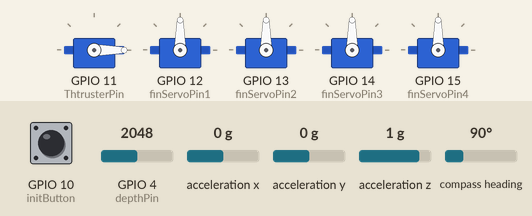
Recording of a program running on a simulated ESP32-S3. Parts: 5 × servo. Inputs (shaded band) come from the test bench; at power-on: GPIO 10 (initButton) LOW, acceleration x 0 g, acceleration y 0 g, acceleration z 1 g, compass heading 90°, GPIO 4 (depthPin) = 2048. What the program prints to the serial monitor is not drawn.

Above: at 1.2 s.
1.3 s: GPIO 10 (initButton) pulled HIGH for 0.15 s
At 2.6 s:
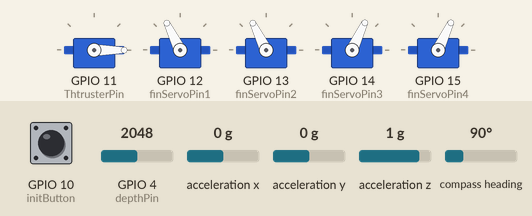
4.4 s: acceleration x set to -1.4 g
At 5.2 s:
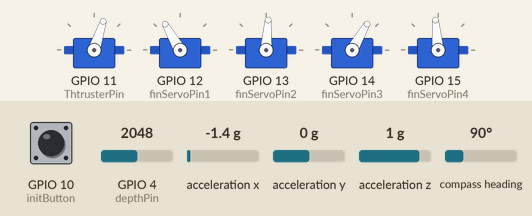
7.4 s: acceleration y set to -1.4 g
At 9.6 s:
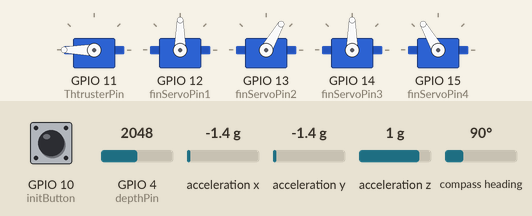
10.0 s: acceleration z set to -1.4 g
At 10.7 s:
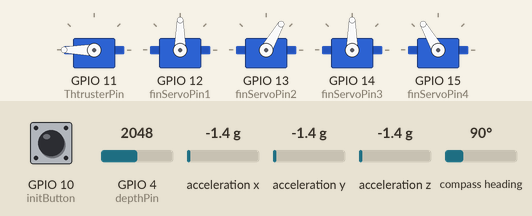
11.5 s: compass heading set to 7°
At 12.4 s:
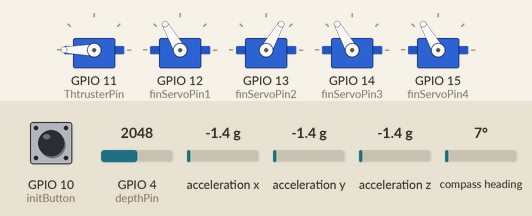
13.0 s: acceleration x set to -0.8 g
At 42.7 s:
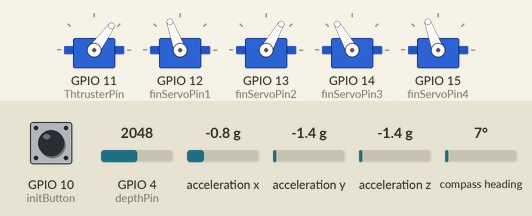
Timing chart, 0 to 43.0 s (numbered marks = the images above; inputs shaded):
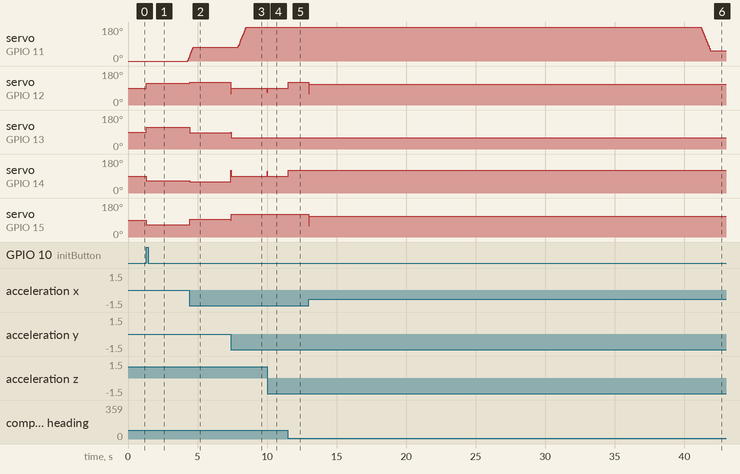

The program:

main.cpp
```cpp
// =====================================================================
//  Subrocket controller - WORK IN PROGRESS (not a working mission yet)
//
//  Target: ESP32-S3 (Arduino framework / PlatformIO)
//  Libraries: TaskScheduler, Adafruit BNO055, Adafruit Unified Sensor, ESP32Servo
//
//  STATUS
//    - Syntax-checked on a PC with stub headers only. NOT yet built with the
//      real libraries and NOT yet run on hardware.
//    - Gains, mixer signs, ESC pulse range and axis mapping are starting
//      values and must be verified on the bench (propeller removed).
//
//  KNOWN ISSUES
//    1. updateFins(): the servo write is a placeholder. Servos are not attached,
//       so the fins do not move yet.
//    2. readDepth(): the map() line collapses the value to ~0 (integer math and
//       wrong input range). Depth always reads 0 until it is removed or replaced
//       with the real sensor conversion.
//    3. calcEstDistance(): placeholder with a fixed 1.5 m/s. Distance only grows,
//       so state 5 (return to start zone) can never be reached without forcing it.
//    4. updateState(), state 3 -> 4: uses an absolute heading (yaw >= 180). It must
//       become "heading ramp finished and heading error small", relative to yaw0.
//    5. updateState(), state 5: disarmThrusters() and safeZoneProtocol() run every
//       20 ms, so "Mission Completed" repeats and delay(100) blocks the scheduler.
//       The final actions must run once.
//    6. readIMU() / readDepth() / calcEstDistance() print at 5-50 Hz and flood
//       the serial port. Move them to one slow debug task.
//    7. No failsafe yet: no IMU timeout, depth limit or mission timeout. No
//       check that bno.begin() succeeded.
//    8. safeZoneProtocol() contains delay(100).
//
//  Pitch/roll axis assignment of the BNO055 depends on how the board is mounted.
// =====================================================================

#include <Arduino.h>
#include <TaskScheduler.h>

#include <Wire.h>
#include <Adafruit_Sensor.h>
#include <Adafruit_BNO055.h>
#include <utility/imumaths.h>
#include <ESP32Servo.h>   // generates the 50 Hz ESC pulse on the thruster pin

Adafruit_BNO055 bno = Adafruit_BNO055(55);

int depthPin = 4; // Analog pin for depth sensor (potentiometer)
int initButton = 10; // Digital pin for initialization button

int ThtrusterPin = 11; // Digital pin for thruster control (PWM)
int finServoPin1 = 12; // Digital pin for fin servo control (PWM)
int finServoPin2 = 13; // Digital pin for second fin servo control (PWM)
int finServoPin3 = 14; // Digital pin for third fin servo control (PWM)
int finServoPin4 = 15; // Digital pin for fourth fin servo control (PWM)

bool  isInitialized = false;
float pitch, roll, yaw;
float depth;

float cruiseSpeed = 0.0f;
float lastDistance = 0.0;
int   missionState = 0;

//////////////// PID / FIN CONTROL (NEW) ////////////////
// Generic PID: input = error (target - measured) and dt in seconds, output = correction.
struct PID {
  float kp, ki, kd;
  float iLimit;     // max |integral|
  float outLimit;   // max |output|
  float integral = 0.0f;
  float prevErr  = 0.0f;
  bool  first    = true;

  PID(float p, float i, float d, float il, float ol)
    : kp(p), ki(i), kd(d), iLimit(il), outLimit(ol) {}

  void reset() { integral = 0.0f; prevErr = 0.0f; first = true; }

  float update(float err, float dt) {
    integral += err * dt;
    if (integral >  iLimit) integral =  iLimit;   // anti-windup
    if (integral < -iLimit) integral = -iLimit;

    float d = first ? 0.0f : (err - prevErr) / dt;
    first = false;
    prevErr = err;

    float out = kp * err + ki * integral + kd * d;
    if (out >  outLimit) out =  outLimit;
    if (out < -outLimit) out = -outLimit;
    return out;
  }
};

// Angle helpers
static float wrap180(float a) {            // -> (-180, 180]
  a = fmodf(a + 180.0f, 360.0f);
  if (a < 0) a += 360.0f;
  return a - 180.0f;
}
static float wrap360(float a) {            // -> [0, 360)
  a = fmodf(a, 360.0f);
  if (a < 0) a += 360.0f;
  return a;
}

// Targets / limits
const float DEPTH_START_M    = 2.0f;    // depth target during the first 10 m (state 1). ASSUMPTION: dive to 2 m right away
const float DEPTH_CRUISE_M   = 2.0f;    // depth target for the 50 m run, the turn and the return (states 2, 3, 4)
const float PITCH_LIMIT_DEG  = 20.0f;   // max pitch the depth loop may ask for
const float TURN_RATE_DEG_S  = 30.0f;   // heading setpoint ramp speed in state 3
const float FIN_CENTER_DEG   = 90.0f;   // servo neutral
const float FIN_MAX_DEG      = 30.0f;   // max deflection each way from neutral

// Gains are STARTING VALUES only, tune on the bench / pool (pitch first, then depth, then heading, then roll)
PID pidDepth  (15.0f, 0.5f,  0.0f,  5.0f, PITCH_LIMIT_DEG); // depth error [m]   -> pitch setpoint [deg]
PID pidPitch  (0.04f, 0.005f, 0.01f, 10.0f, 1.0f);          // pitch error [deg] -> pitch command  (-1..1)
PID pidHeading(0.02f, 0.0f,  0.01f, 10.0f, 1.0f);           // yaw error [deg]   -> yaw command    (-1..1)
PID pidRoll   (0.03f, 0.0f,  0.005f, 10.0f, 1.0f);          // roll error [deg]  -> roll command   (-1..1)

float yaw0 = 0.0f;          // outbound heading, captured when the mission starts
bool  yaw0Set = false;
float turnRampDeg = 0.0f;   // 0 -> 180 during state 3
float headingSP = 0.0f;     // absolute heading setpoint [deg]
float pitchSP = 0.0f;       // pitch setpoint from the depth loop [deg]

float pitchCmd = 0.0f, yawCmd = 0.0f, rollCmd = 0.0f;   // normalized -1..1
Servo fins[4];                                           // fin servos (ESP32Servo)
int   finPins[4] = {finServoPin1, finServoPin2, finServoPin3, finServoPin4};
const int FIN_PULSE_MIN_US = 500;    // TODO: check your servo datasheet (many use 1000..2000)
const int FIN_PULSE_MAX_US = 2400;
void initFins();
float finAngle[4] = {90.0f, 90.0f, 90.0f, 90.0f};       // final servo angles [deg]

// X-tail mixer. Columns: {pitch, yaw, roll}. Rows: fin 1..4.
// TODO: verify the signs by moving the fins on the bench; flip a sign if a fin moves the wrong way.
const int MIX[4][3] = {
  {+1, +1, +1},
  {+1, -1, -1},
  {-1, +1, -1},
  {-1, -1, +1},
};
//////////////// END NEW ////////////////

//////////////// THRUSTER (NEW) ////////////////
// One motor driven by an ESC through one PWM pin (servo-style pulse, 50 Hz).
// TODO: set these two for YOUR ESC.
//   bidirectional ESC (e.g. T200 Basic ESC): STOP = 1500, MAX = 1900
//   forward-only ESC:                        STOP = 1000, MAX = 2000
const int      ESC_STOP_US = 1000;    // pulse width = zero thrust (Hobbywing Skywalker, forward-only)
const int      ESC_MAX_US  = 2000;    // pulse width = full forward thrust
const uint32_t ESC_ARM_MS  = 3000;    // hold the stop pulse this long so the ESC arms

const float THRUST_START = 0.40f;     // state 1: first 10 m (soft start)
const float THRUST_FULL  = 1.00f;     // states 2 and 4
const float THRUST_TURN  = 0.30f;     // state 3: slow down for the turn
const float THRUST_SLEW_PER_S = 1.0f; // max thrust change per second (limits current spikes)

Servo thruster;
bool     thrustersArmed  = false;     // true only after the arming time has passed
bool     thrusterArming  = false;     // arming in progress
uint32_t armStartMs      = 0;
float    thrustTarget    = 0.0f;      // wanted thrust 0..1
float    thrustApplied   = 0.0f;      // thrust actually sent to the ESC 0..1

void initThruster();
void writeThruster(float cmd01);
//////////////// END NEW ////////////////

void readIMU();
void readDepth();

void filterSensors();

void calcEstDistance();

void armThrusters();
void disarmThrusters();

void calculatePID();
void updateThrusters();
void updateFins();

void updateState();


//void checkHealth();

void safeZoneProtocol();

Scheduler scheduler;

Task taskReadIMU(20, TASK_FOREVER, &readIMU);
Task taskReadDepth(50, TASK_FOREVER, &readDepth);

Task taskUpdateDistance(100, TASK_FOREVER, &calcEstDistance);
//Task taskFilter(20, TASK_FOREVER, &filterSensors);

Task taskUpdateState(20, TASK_FOREVER, &updateState);
Task taskArmThrusters(100, TASK_ONCE, &armThrusters);
Task taskDisarmThrusters(100, TASK_ONCE, &disarmThrusters);

Task taskCalcPID(20, TASK_FOREVER, &calculatePID);
Task taskUpdateFins(20, TASK_FOREVER, &updateFins);
Task taskUpdateThrusters(20, TASK_FOREVER, &updateThrusters);

//Task taskHealthCheck(200, TASK_FOREVER, &checkHealth);

////////////////SET UP////////////////
void setup() {
  initThruster();   // first thing: the ESC must see a stop pulse from power-up
  initFins();       // fins to neutral (90 deg) from power-up

  scheduler.init();

  scheduler.addTask(taskReadIMU);
  scheduler.addTask(taskReadDepth);
  scheduler.addTask(taskUpdateDistance);
   //scheduler.addTask(taskFilter);

  scheduler.addTask(taskArmThrusters);//ONCE
  scheduler.addTask(taskUpdateState);

  scheduler.addTask(taskCalcPID);
  scheduler.addTask(taskUpdateThrusters);
  scheduler.addTask(taskUpdateFins);
  //scheduler.addTask(taskHealthCheck);

  taskReadIMU.enable();
  taskReadDepth.enable();
  taskUpdateState.enable();
  //taskFilter.enable();
  //taskControl.enable();
  taskCalcPID.enable();
  taskUpdateFins.enable();
  taskUpdateThrusters.enable();
  //taskHealthCheck.enable();

  bno.begin();
  bno.setExtCrystalUse(true);

  pinMode(depthPin, INPUT);
  pinMode(initButton, INPUT_PULLDOWN);

  Serial.begin(115200);
}

////////////////LOOP////////////////
void loop() {
  if (isInitialized == false) {
    if (digitalRead(initButton) == HIGH) {
      isInitialized = true;
      Serial.println("System Initialized");
    }
  }

  scheduler.execute();
}


void readIMU(){
  sensors_event_t event;
  bno.getEvent(&event);

  yaw   = event.orientation.x; // 0 - 360 derece
  roll  = event.orientation.y; // -90 / +90
  pitch = event.orientation.z; // -180 / +180
  Serial.print("Pitch: "); Serial.print(pitch);
  Serial.print(" Roll: "); Serial.print(roll);
  Serial.print(" Yaw: "); Serial.println(yaw);
}
void readDepth(){
  // Placeholder for depth reading code
  // After deciding on the depth sensor, implement the reading logic here
  // Simulate depth reading
  depth = (analogRead(depthPin) / 4095.0f) * 10.0f;
  depth = map(depth, 0, 1023, 0, 10); // Replace with actual depth reading logic
  Serial.print("Depth: "); Serial.println(depth);
}
void calcEstDistance(){
  float currentDistance = lastDistance; // Placeholder for current distance calculation
  // Placeholder for distance calculation code
  // Implement the logic to calculate distance based on sensor readings
  // Simulate distance calculation

  //ADD TURNING BACK LOGIC AND MINUS DISTANCE WHEN TURNING BACK !!!!!!!!!!!
  cruiseSpeed = 1.5f; // Replace with actual distance calculation logic
  lastDistance = currentDistance + cruiseSpeed * 0.1f; // Update last distance based on cruise speed and time interval
  Serial.print("Cruise Speed: "); Serial.println(cruiseSpeed);
  Serial.print("Estimated Distance: "); Serial.println(lastDistance);
}

void updateState(){
  if(missionState == 0 && isInitialized){
    taskArmThrusters.enable();
    taskUpdateDistance.enable();
    missionState = 1;
    Serial.println("State: 1");
  }
  else if(missionState == 1 && lastDistance >= 10.0f){
    missionState = 2;
    Serial.println("State: 2");
  }
  else if(missionState == 2 && lastDistance >= 60.0f){
    missionState = 3;
    Serial.println("State: 3");
  }
  else if(missionState == 3 && yaw >= 180.0f){
    // make sure it is a 180 degree turn, you can add a tolerance if needed
    missionState = 4;
    Serial.println("State: 4");
  }
  else if(missionState == 4 && lastDistance <= 10){
    missionState = 5;
    Serial.println("State: 5");
  }
  else if(missionState == 5){
    disarmThrusters();
    safeZoneProtocol();
    Serial.println("Mission Completed");
  }
}

//////////////// THRUSTER FUNCTIONS (NEW) ////////////////
void initThruster(){
  ESP32PWM::allocateTimer(0);   // timers are shared with the fin servos later
  ESP32PWM::allocateTimer(1);
  ESP32PWM::allocateTimer(2);
  ESP32PWM::allocateTimer(3);

  thruster.setPeriodHertz(50);
  thruster.attach(ThtrusterPin, 1000, 2000);   // allowed pulse range
  thruster.writeMicroseconds(ESC_STOP_US);     // stop pulse from the very start
}

// cmd01: 0 (stop) .. 1 (full forward). Always clamped.
void writeThruster(float cmd01){
  if (cmd01 < 0.0f) cmd01 = 0.0f;
  if (cmd01 > 1.0f) cmd01 = 1.0f;
  int us = ESC_STOP_US + (int)(cmd01 * (ESC_MAX_US - ESC_STOP_US));
  thruster.writeMicroseconds(us);
}

// Non-blocking: only starts the arming period (stop pulse).
// updateThrusters() sets thrustersArmed once ESC_ARM_MS has passed.
void armThrusters(){
  thrustersArmed = false;
  thrusterArming = true;
  armStartMs = millis();
  thrustTarget = 0.0f; thrustApplied = 0.0f;
  thruster.writeMicroseconds(ESC_STOP_US);
  Serial.println("Thrusters arming...");
}

// Instant stop. Safe to call repeatedly.
void disarmThrusters(){
  thrustTarget = 0.0f; thrustApplied = 0.0f;
  thrusterArming = false;
  thruster.writeMicroseconds(ESC_STOP_US);
  if (thrustersArmed) {                 // print only once
    thrustersArmed = false;
    Serial.println("Thrusters disarmed");
  }
}
//////////////// END NEW ////////////////

void safeZoneProtocol(){
  // Placeholder for safe zone protocol code
  Serial.println("Safe zone protocol activated");

  taskReadIMU.disable();
  taskReadDepth.disable();
  taskUpdateDistance.disable();

  taskUpdateThrusters.disable();
  //taskFilter.enable();
  //taskControl.enable();

  //taskHealthCheck.enable();

  delay(100);
}

void updateThrusters(){
  static uint32_t lastMs = 0;
  uint32_t now = millis();
  float dt = (now - lastMs) / 1000.0f;
  lastMs = now;
  if (dt <= 0.0f || dt > 0.25f) dt = 0.02f;

  // Finish arming (non-blocking)
  if (thrusterArming && (now - armStartMs >= ESC_ARM_MS)) {
    thrusterArming = false;
    thrustersArmed = true;
    Serial.println("Thrusters armed");
  }

  // Thrust wanted in each state
  switch (missionState) {
    case 1:  thrustTarget = THRUST_START; break;   // first 10 m
    case 2:  thrustTarget = THRUST_FULL;  break;   // straight run, full speed
    case 3:  thrustTarget = THRUST_TURN;  break;   // 180 degree turn, slowed
    case 4:  thrustTarget = THRUST_FULL;  break;   // back to the start zone, full speed
    default: thrustTarget = 0.0f;         break;   // state 0 and 5: stopped
  }

  // Never push before the ESC is armed
  if (!thrustersArmed) thrustTarget = 0.0f;

  // Slew limit: smooth speed-up / slow-down, instant stop
  if (thrustTarget <= 0.0f) {
    thrustApplied = 0.0f;
  } else {
    float step = THRUST_SLEW_PER_S * dt;
    float diff = thrustTarget - thrustApplied;
    if (diff >  step) diff =  step;
    if (diff < -step) diff = -step;
    thrustApplied += diff;
  }

  writeThruster(thrustApplied);
}

//////////////// PID + FINS (NEW) ////////////////
// Cascade:  depth error -> pitch setpoint -> pitch command
//           heading error (ramped during state 3) -> yaw command
//           roll hold -> roll command
// Only active in states 1..4. In every other state the commands are zero and the PIDs are reset.
void calculatePID(){
  static uint32_t lastMs = 0;
  static bool wasActive = false;

  uint32_t now = millis();
  float dt = (now - lastMs) / 1000.0f;
  lastMs = now;
  if (dt <= 0.0f || dt > 0.25f) dt = 0.02f;   // first call or a big gap -> use the nominal period

  bool active = (missionState >= 1 && missionState <= 4);

  if (!active) {
    if (wasActive) {                           // just left the active states: clean up once
      pidDepth.reset(); pidPitch.reset(); pidHeading.reset(); pidRoll.reset();
    }
    wasActive = false;
    pitchCmd = 0.0f; yawCmd = 0.0f; rollCmd = 0.0f;
    return;
  }

  if (!wasActive) {                            // just entered state 1: remember the outbound heading
    if (!yaw0Set) { yaw0 = yaw; yaw0Set = true; }
    turnRampDeg = 0.0f;
    pidDepth.reset(); pidPitch.reset(); pidHeading.reset(); pidRoll.reset();
  }
  wasActive = true;

  // --- Depth -> pitch -> pitch command ---
  // TODO: if the vehicle goes the wrong way, flip the sign of the gains (depends on how pitch/fins are mounted)
  float depthSP = (missionState == 1) ? DEPTH_START_M : DEPTH_CRUISE_M;   // setpoint per state
  pitchSP  = pidDepth.update(depthSP - depth, dt);          // depth error [m] -> pitch setpoint [deg]
  pitchCmd = pidPitch.update(pitchSP - pitch, dt);          // pitch error [deg] -> command (-1..1)

  // --- Heading ---
  // States 1,2: hold yaw0.  State 3: ramp the setpoint by 180 deg.  State 4: hold yaw0 + 180.
  if (missionState == 3) {
    turnRampDeg += TURN_RATE_DEG_S * dt;
    if (turnRampDeg > 180.0f) turnRampDeg = 180.0f;
  }
  headingSP = wrap360(yaw0 + turnRampDeg);
  yawCmd = pidHeading.update(wrap180(headingSP - yaw), dt); // shortest-way heading error [deg] -> command

  // --- Roll hold (target 0 deg) ---
  rollCmd = pidRoll.update(0.0f - roll, dt);
}

// Attach the four fin servos and centre them. Called once in setup(), after
// initThruster() (which allocates the PWM timers).
void initFins(){
  for (int i = 0; i < 4; i++) {
    fins[i].setPeriodHertz(50);
    fins[i].attach(finPins[i], FIN_PULSE_MIN_US, FIN_PULSE_MAX_US);
    fins[i].write((int)FIN_CENTER_DEG);
  }
}

// Mixes the three axis commands into four servo angles and sends them to the servos.
void updateFins(){
  float cmd[3] = { pitchCmd, yawCmd, rollCmd };

  for (int i = 0; i < 4; i++) {
    float v = 0.0f;
    for (int j = 0; j < 3; j++) v += MIX[i][j] * cmd[j];

    if (v >  1.0f) v =  1.0f;                    // clamp to -1..1
    if (v < -1.0f) v = -1.0f;

    finAngle[i] = FIN_CENTER_DEG + v * FIN_MAX_DEG;   // 90 +/- 30 deg
  }

  // Send to the servos. Only write when the angle changed (less jitter, fewer updates).
  static int lastWritten[4] = {-1, -1, -1, -1};
  for (int i = 0; i < 4; i++) {
    if (isnan(finAngle[i])) finAngle[i] = FIN_CENTER_DEG;   // never send NaN to a servo
    int a = (int)(finAngle[i] + 0.5f);
    if (a < 0)   a = 0;
    if (a > 180) a = 180;
    if (a != lastWritten[i]) {
      fins[i].write(a);
      lastWritten[i] = a;
    }
  }
}
//////////////// END NEW ////////////////

//void filterSensors(){delay(10);}
//void checkHealth(){delay(10);}
```

Measured:
- after the input at 1.3 s, servo on GPIO 11 (ThtrusterPin): 0° → 18° after 3.0 s; servo on GPIO 12 (finServoPin1), servo on GPIO 13 (finServoPin2): 90° → 114° at once, → 115° 0.16 s later, → 116° 0.32 s later; servo on GPIO 14 (finServoPin3), servo on GPIO 15 (finServoPin4): 90° → 66° at once, → 65° 0.16 s later
- after the input at 4.4 s, servo on GPIO 12 (finServoPin1): 116° → 120° at once; servo on GPIO 13 (finServoPin2): 116° → 86° at once; servo on GPIO 14 (finServoPin3): 65° → 60° at once; servo on GPIO 15 (finServoPin4): 65° → 95° at once
- after the input at 7.4 s, servo on GPIO 12 (finServoPin1): 120° → 90° at once; servo on GPIO 13 (finServoPin2): 86° → 60° at once; servo on GPIO 14 (finServoPin3): 60° → 90° at once; servo on GPIO 15 (finServoPin4): 95° → 120° at once
- after the input at 10.0 s, servo on GPIO 12 (finServoPin1): 90° → 65° at once, → 90° 0.02 s later; servo on GPIO 14 (finServoPin3): 90° → 115° at once, → 90° 0.02 s later
- after the input at 11.5 s, servo on GPIO 12 (finServoPin1), servo on GPIO 14 (finServoPin3): 90° → 120° at once
- after the input at 13.0 s, servo on GPIO 12 (finServoPin1), servo on GPIO 15 (finServoPin4): 120° → 110° at once
